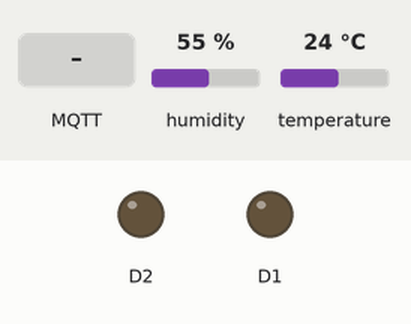
Bench run of a sketch on a simulated ESP8266 (NodeMCU). Parts: output pins drawn as LEDs (lit = HIGH). The inputs (shaded band) are chosen by the test bench; at power-on: humidity 55 %, temperature 24 °C. WiFi joins after 1.5 s; servers stay silent unless stated; no MQTT or app messages arrive unless stated; what the sketch prints to the serial monitor is not drawn.

Above: at 2.7 s.
2.8 s: MQTT message "LIGHTON" arrives on the first subscribed topic
At 3.7 s:
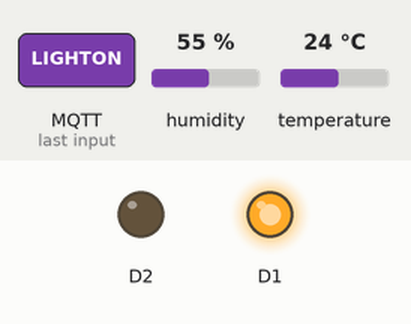
4.4 s: MQTT message "FANON" arrives on the first subscribed topic
At 5.4 s:
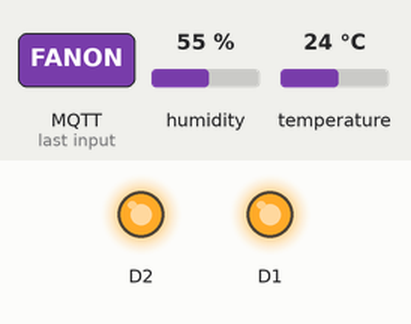
5.9 s: MQTT message "LIGHTOFF" arrives on the first subscribed topic
At 7.1 s:
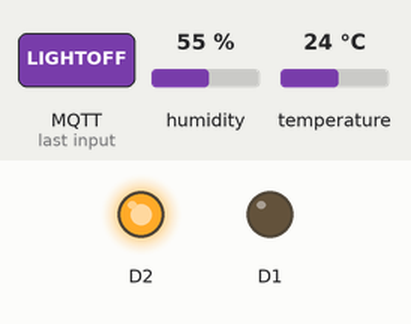
Timing chart, 0 to 8.9 s (numbered marks = the images above; inputs shaded):
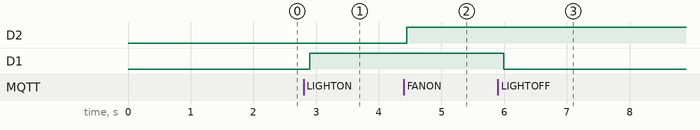

Measured:
- after the input at 2.8 s, D1: LOW → HIGH after 0.10 s
- after the input at 4.4 s, D2: LOW → HIGH after 0.05 s
- after the input at 5.9 s, D1: HIGH → LOW after 0.10 s

The sketch:

SmartWeatherMonitor.ino
```cpp
 #include <ESP8266WiFi.h>
#include <PubSubClient.h>

//-------- Customise these values -----------
const char* ssid = "YOU";
const char* password = "sbvizag2019";
//String command;
#include "DHT.h"
#define DHTPIN D3    // what pin we're connected to
#define DHTTYPE DHT11   // define type of sensor DHT 11
DHT dht (DHTPIN, DHTTYPE);

#define ORG "tx63nr"
#define DEVICE_TYPE "VK_1"
#define DEVICE_ID "vk0614"
#define TOKEN "c9ZeDJPys0vJTGQ)nv"
//-------- Customise the above values --------

char server[] = ORG ".messaging.internetofthings.ibmcloud.com";
char topic[] = "iot-2/evt/Data/fmt/json";
char topic1[] = "iot-2/cmd/home/fmt/String";
char authMethod[] = "use-token-auth";
char token[] = TOKEN;
String command;
char clientId[] = "d:" ORG ":" DEVICE_TYPE ":" DEVICE_ID;

WiFiClient wifiClient;
void callback(char* topic1, byte* payload, unsigned int payloadLength);
PubSubClient client(server, 1883, callback, wifiClient);

void setup() {
 Serial.begin(115200);
 Serial.println();
 pinMode(D1,OUTPUT);
 pinMode(D2, OUTPUT);
 dht.begin();
 Serial.print("Connecting to ");
 Serial.print(ssid);
 WiFi.begin(ssid, password);
 while (WiFi.status() != WL_CONNECTED) {
 delay(500);
 Serial.print(".");
 }
 Serial.println("");
 wifiConnect();
 mqttConnect();

 Serial.print("WiFi connected, IP address: ");
 Serial.println(WiFi.localIP());
}

void loop() {
float h = dht.readHumidity();
float t = dht.readTemperature();
if (!client.loop()) {
    mqttConnect();
  }
if (isnan(h) || isnan(t))
{
Serial.println("Failed to read from DHT sensor!");
delay(1000);
return;
}
PublishData(t,h);
 if (!client.loop()) {
    mqttConnect();
  }
delay(100);
}
void mqttConnect() {
  if (!client.connected()) {
    Serial.print("Reconnecting MQTT client to "); Serial.println(server);
    while (!client.connect(clientId, authMethod, token)) {
      Serial.print(".");
      delay(500);
    }
    initManagedDevice();
    Serial.println();
  }
}
void initManagedDevice() {
  if (client.subscribe(topic)) {
    Serial.println("subscribe to cmd OK");
  } else {
    Serial.println("subscribe to cmd FAILED");
  }
}
void wifiConnect() {
  Serial.print("Connecting to "); Serial.print(ssid);
  WiFi.begin(ssid, password);
  while (WiFi.status() != WL_CONNECTED) {
    delay(500);
    Serial.print(".");
  }
  Serial.print("nWiFi connected, IP address: "); Serial.println(WiFi.localIP());
}
void callback(char* topic, byte* payload, unsigned int payloadLength) {
  Serial.print("callback invoked for topic: "); Serial.println(topic);

  for (int i = 0; i < payloadLength; i++) {
    //Serial.println((char)payload[i]);
    command += (char)payload[i];
  }
Serial.println(command);
if(command == "LIGHTON"){
  digitalWrite(D1,HIGH);
  Serial.println("Light is Switched ON");
}
else if(command == "LIGHTOFF"){
  digitalWrite(D1,LOW);
  Serial.println("Light is Switched OFF");
}
else if(command == "FANON"){
  digitalWrite(D2,HIGH);
  Serial.println("FAN is Switched ON");
}
else if(command == "FANOFF"){
  digitalWrite(D2,LOW);
  Serial.println("FAN is Switched OFF");
}


command ="";
}
void PublishData(float temp, float humid){
 if (!!!client.connected()) {
 Serial.print("Reconnecting client to ");
 Serial.println(server);
 while (!!!client.connect(clientId, authMethod, token)) {
 Serial.print(".");
 delay(500);
 }
 Serial.println();
 }
  String payload = "{\"d\":{\"temperature\":";
  payload += temp;
  payload+="," "\"humidity\":";
  payload += humid;
  payload += "}}";
 Serial.print("Sending payload: ");
 Serial.println(payload);

 if (client.publish(topic, (char*) payload.c_str())) {
 Serial.println("Publish ok");
 } else {
 Serial.println("Publish failed");
 }
}
```
